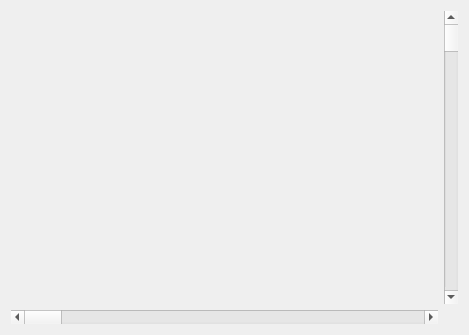
<?xml version="1.0" encoding="UTF-8"?>
<ui version="4.0">
 <class>PosPlot</class>
 <widget class="QWidget" name="PosPlot">
  <property name="geometry">
   <rect>
    <x>0</x>
    <y>0</y>
    <width>469</width>
    <height>335</height>
   </rect>
  </property>
  <property name="windowTitle">
   <string>Form</string>
  </property>
  <layout class="QGridLayout" name="gridLayout">
   <item row="0" column="0">
    <widget class="QCustomPlot" name="plot" native="true">
     <property name="enabled">
      <bool>true</bool>
     </property>
     <property name="sizePolicy">
      <sizepolicy hsizetype="Preferred" vsizetype="MinimumExpanding">
       <horstretch>0</horstretch>
       <verstretch>0</verstretch>
      </sizepolicy>
     </property>
    </widget>
   </item>
   <item row="0" column="1">
    <widget class="QScrollBar" name="verticalScrollBar">
     <property name="orientation">
      <enum>Qt::Vertical</enum>
     </property>
    </widget>
   </item>
   <item row="1" column="0">
    <widget class="QScrollBar" name="horizontalScrollBar">
     <property name="orientation">
      <enum>Qt::Horizontal</enum>
     </property>
    </widget>
   </item>
  </layout>
 </widget>
 <customwidgets>
  <customwidget>
   <class>QCustomPlot</class>
   <extends>QWidget</extends>
   <header>../../qcustomplot.h</header>
   <container>1</container>
  </customwidget>
 </customwidgets>
 <resources/>
 <connections/>
</ui>
